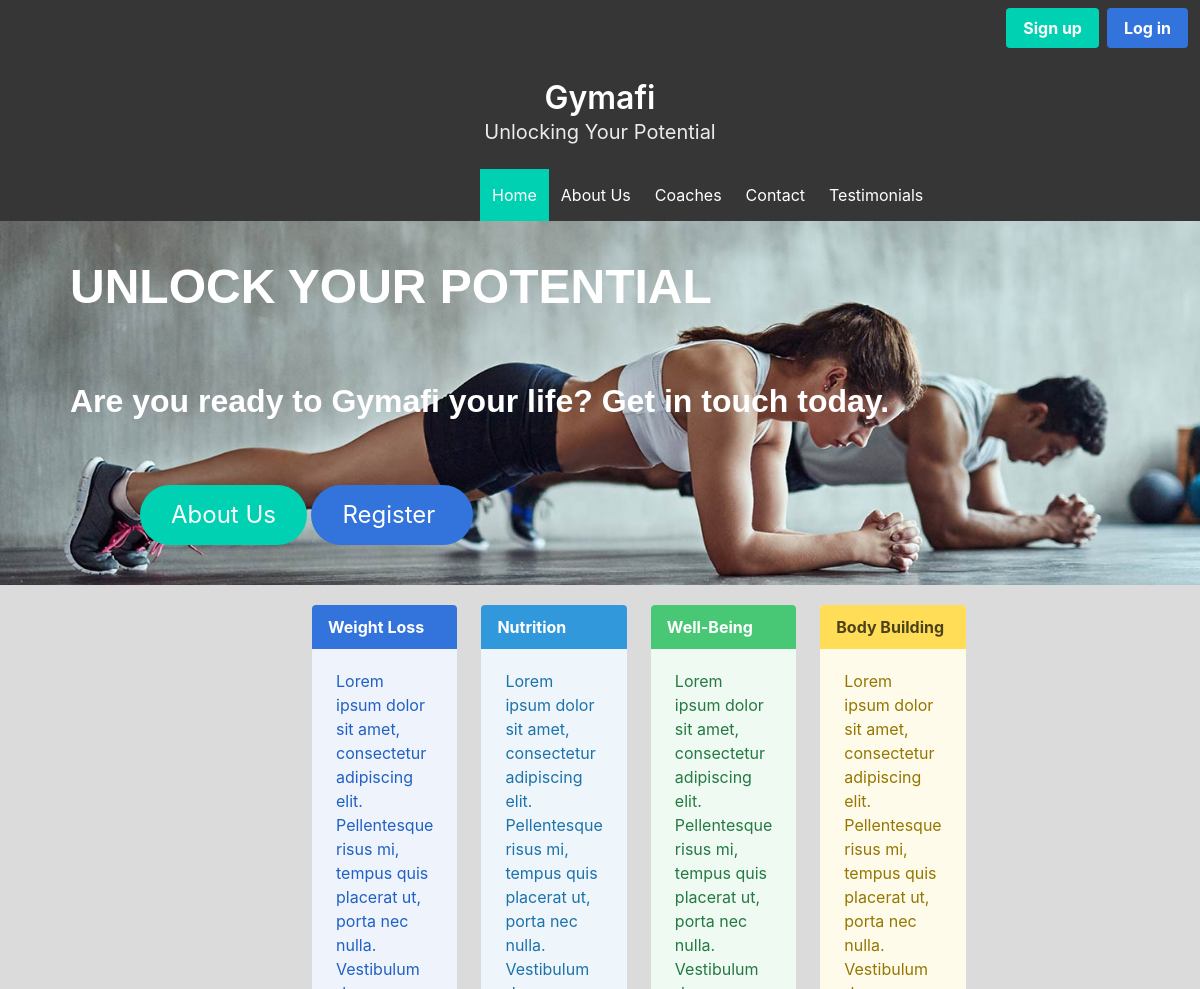
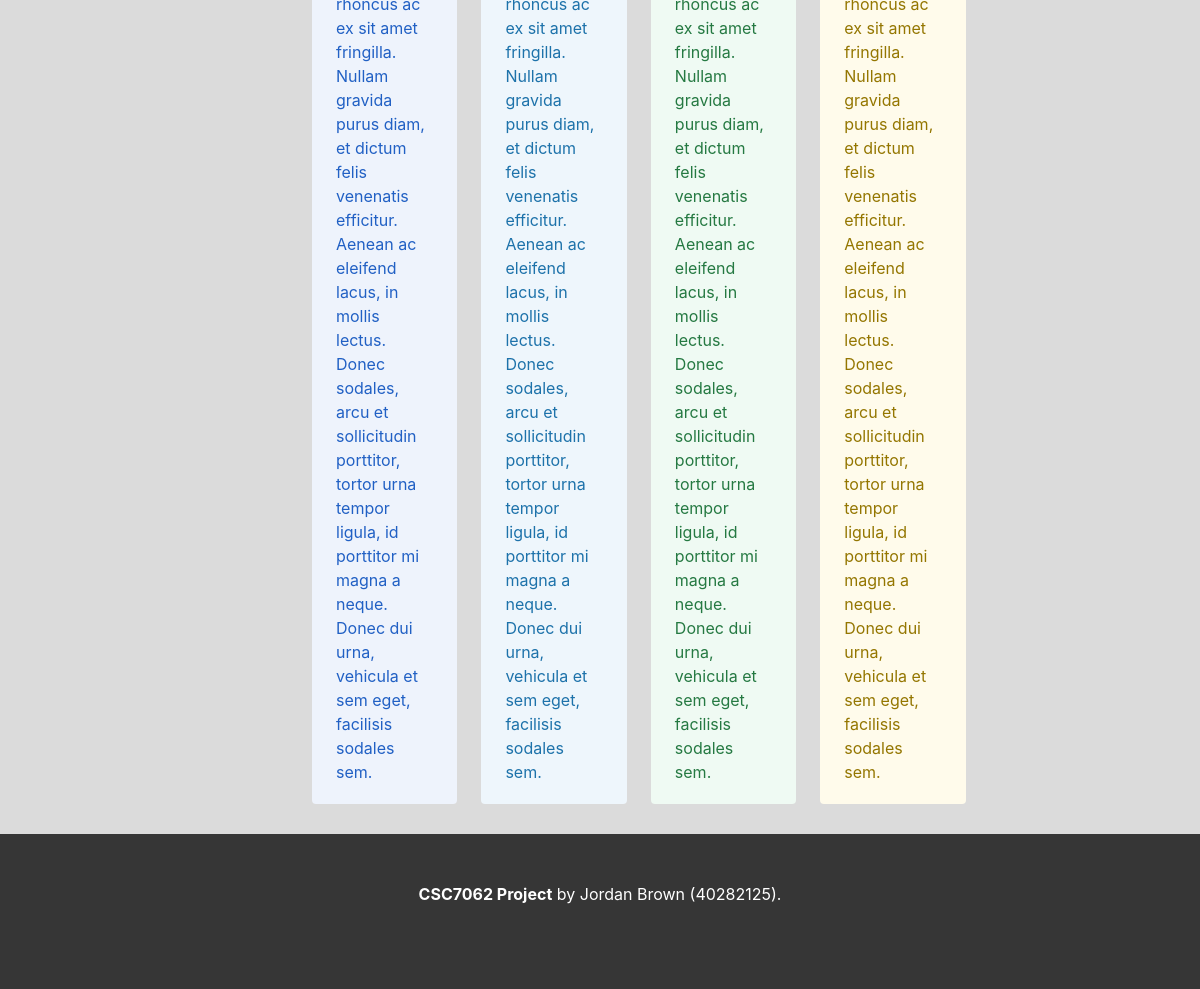
The page / on the database its author committed (2 pictures, top to bottom).
### tables this page shows
CREATE TABLE `webdev_page_content` (
  `id` int(11) NOT NULL,
  `page_id` int(11) NOT NULL,
  `description` varchar(255) NOT NULL,
  `title` varchar(255) NOT NULL,
  `content` text NOT NULL,
  `content_2` text DEFAULT NULL
);

### index.php (the view, shortened to what this page needs)
<?php
include("conn.php");
?>
<!DOCTYPE html>
<html>
<head>
  <link href="styles/bulma.css" rel="stylesheet">
  <link href="styles/gui.css" rel="stylesheet">
</head>
<body class="has-background-grey-lighter">
  <?php
  if ((!isset($_SESSION['gymafi_userid']) && (!isset($_SESSION['gymafi_coachid'])
    && (!isset($_SESSION['gymafi_superadmin']))))) {
  ?> <nav class='navbar is-dark' role='navigation' aria-label='main navigation'>
      <div class='navbar-end'>
        <div class='navbar-item'>
          <div class='buttons loginButtons'>
            <a class='button is-primary' href='signup.php'>
              <strong>Sign up</strong>
            </a>
            <a class='button is-link' href='login.php'>
              <strong>Log in</strong>
            </a>
          </div>
        </div>
      </div>
    </nav>
  <?php
  }
  ?>
  <section class="hero is-dark is-small">
    <div class="hero-body">
      <div class="container">
        <h1 class="title myTitle">
          Gymafi
        </h1>
        <h2 class="subtitle myTitle">
          Unlocking Your Potential
        </h2>
      </div>
    </div>
  </section>
  <nav class="navbar is-dark" role="navigation" aria-label="main navigation">
    <div id="navbarBasicExample" class="navbar-menu has-background-dark">
      <div class="navbar-start myNavPublic">
        <a class="navbar-item has-background-primary has-text-white" href='index.php'>
          Home
        </a>
        <a class="navbar-item has-text-white" href='aboutus.php'>
          About Us
        </a>
        <a class="navbar-item has-text-white" href='coaches.php'>
          Coaches
        </a>
        <a class="navbar-item has-text-white" href='contact.php'>
          Contact
        </a>
        <a class="navbar-item has-text-white" href='testimonials.php'>
          Testimonials
        </a>
      </div>
    </div>
  </nav>
  <div>
    <div id="indexImg">
      <div id=" imgHeader">
        <?php
        $getContentOfPage = $conn->prepare("SELECT title, content
         FROM webdev_page_content WHERE id = 5");
        $getContentOfPage->execute();
        $getContentOfPage->store_result();
        $getContentOfPage->bind_result($pageTitle, $contentOne);
        echo "
        <p id='indexHeadTitle'>", htmlentities($pageTitle, ENT_QUOTES), "</p><br>
        <p id='indexHeadContent'>", htmlentities($contentOne, ENT_QUOTES), "</p>";
        ?>
        <div id="indexButtonsHold">
          <a href='aboutus.php'><button class="button is-primary is-rounded is-large ">About Us</button></a>
          <a href='signup.php'><button class="button is-link is-rounded is-large ">Register </button></a>
        </div>
      </div>
    </div>
    <div id='packageInfo'>
      <div class='columns' id="indexInfo">
        <div class='column'>
          <article class="message is-link">
            <?php
            $getContentOfPage = $conn->prepare("SELECT title, content
             FROM webdev_page_content WHERE id = 6");
            $getContentOfPage->execute();
            $getContentOfPage->store_result();
            $getContentOfPage->bind_result($pageTitle, $contentOne);
            echo "
            <div class='message-header'>",
              htmlentities($pageTitle, ENT_QUOTES),
              "</div>
            <div class='message-body'>",
              htmlentities($contentOne, ENT_QUOTES),
              "</div>
          </article>
        </div>";
            ?>
            <div class='column'>
              <article class='message is-info'>
                <?php
                $getContentOfPage = $conn->prepare("SELECT title, content
             FROM webdev_page_content WHERE id = 7");
                $getContentOfPage->execute();
                $getContentOfPage->store_result();
                $getContentOfPage->bind_result($pageTitle, $contentOne);
                echo "
            <div class='message-header'>",
                  htmlentities($pageTitle, ENT_QUOTES),
                  "</div>
            <div class='message-body'>",
                  htmlentities($contentOne, ENT_QUOTES),
                  "</div>
          </article>
        </div>
        ";
                ?>
                <div class='column'>
                  <article class='message is-success'>
                    <?php
                    $getContentOfPage = $conn->prepare("SELECT title, content
             FROM webdev_page_content WHERE id = 8");
                    $getContentOfPage->execute();
                    $getContentOfPage->store_result();
                    $getContentOfPage->bind_result($pageTitle, $contentOne);
                    echo "
                    <div class='message-header'>",
                      htmlentities($pageTitle, ENT_QUOTES),
                      "</div>
                    <div class='message-body'>",
                      htmlentities($contentOne, ENT_QUOTES),
                      "
                    </div>
                  </article>
                </div>
                ";
                    ?>
                    <div class='column'>
                      <article class='message is-warning'>
                        <?php
                        $getContentOfPage = $conn->prepare("SELECT title, content
                           FROM webdev_page_content WHERE id = 9");
                        $getContentOfPage->execute();
                        $getContentOfPage->store_result();
                        $getContentOfPage->bind_result($pageTitle, $contentOne);
                        echo "
                        <div class='message-header'>",
                          htmlentities($pageTitle, ENT_QUOTES),
                          "</div>
                        <div class='message-body'>",
                          htmlentities($contentOne, ENT_QUOTES),
                          "
                        </div>
                      </article>
                    </div>
                    <div class='column'> </div>
                    <div class='column'> </div>";
                        ?>
                    </div>
                </div>
            </div>
            <div class="myFooter">
              <footer class="footer has-background-dark alsoMyFooter">
                <div class="content has-text-centered has-text-white">
                  <p>
                    <span id="boldFoot">CSC7062 Project</span> by Jordan Brown (40282125).
                  </p>
                </div>
              </footer>
            </div>
</body>
</html>

### styles/gui.css (style rules this page uses)
#indexHeadTitle { padding-left: 70px; padding-top: 30px; color: white; font-family: sans-serif; font-weight: bold; font-size: 3em; }
#indexButtonsHold { padding-left: 140px; padding-top: 60px; margin-bottom: 40px; }
#indexHeadContent { padding-left: 70px; padding-top: 30px; color: white; font-family: sans-serif; font-weight: bold; font-size: 2em; }
#indexImg { background-image: url(../images/index_header.jpg); background-size: cover; background-repeat: no-repeat; overflow: hidden; }
#indexInfo { margin-left: 25%; }
#packageInfo { margin-top: 20px; }
.myNavPublic { margin-left: 40%; }
.myTitle { text-align: center; }
.myFooter { margin-top: 30px; }
.alsoMyFooter { height: 155px; }
#boldFoot { font-weight: bold; }

### rows shown on the page
webdev_page_content: title "UNLOCK YOUR POTENTIAL", content "Are you ready to Gymafi your life? Get in touch today."
webdev_page_content: title "Weight Loss", content "Lorem ipsum dolor sit amet, consectetur adipiscing elit. Pellentesque risus mi, tempus quis placerat ut, porta nec nulla. Vestibulum rhoncus ac ex sit amet fringilla. Nullam gravida purus diam, et dictum felis venenatis efficitur. Aenean ac eleifend lacus, in mollis lectus. Donec sodales, arcu et sollicitudin porttitor, tortor urna tempor ligula, id porttitor mi magna a neque. Donec dui urna, vehicula et sem eget, facilisis sodales sem."
webdev_page_content: title "Nutrition", content "Lorem ipsum dolor sit amet, consectetur adipiscing elit. Pellentesque risus mi, tempus quis placerat ut, porta nec nulla. Vestibulum rhoncus ac ex sit amet fringilla. Nullam gravida purus diam, et dictum felis venenatis efficitur. Aenean ac eleifend lacus, in mollis lectus. Donec sodales, arcu et sollicitudin porttitor, tortor urna tempor ligula, id porttitor mi magna a neque. Donec dui urna, vehicula et sem eget, facilisis sodales sem."
webdev_page_content: title "Well-Being", content "Lorem ipsum dolor sit amet, consectetur adipiscing elit. Pellentesque risus mi, tempus quis placerat ut, porta nec nulla. Vestibulum rhoncus ac ex sit amet fringilla. Nullam gravida purus diam, et dictum felis venenatis efficitur. Aenean ac eleifend lacus, in mollis lectus. Donec sodales, arcu et sollicitudin porttitor, tortor urna tempor ligula, id porttitor mi magna a neque. Donec dui urna, vehicula et sem eget, facilisis sodales sem."
webdev_page_content: title "Body Building", content "Lorem ipsum dolor sit amet, consectetur adipiscing elit. Pellentesque risus mi, tempus quis placerat ut, porta nec nulla. Vestibulum rhoncus ac ex sit amet fringilla. Nullam gravida purus diam, et dictum felis venenatis efficitur. Aenean ac eleifend lacus, in mollis lectus. Donec sodales, arcu et sollicitudin porttitor, tortor urna tempor ligula, id porttitor mi magna a neque. Donec dui urna, vehicula et sem eget, facilisis sodales sem."
